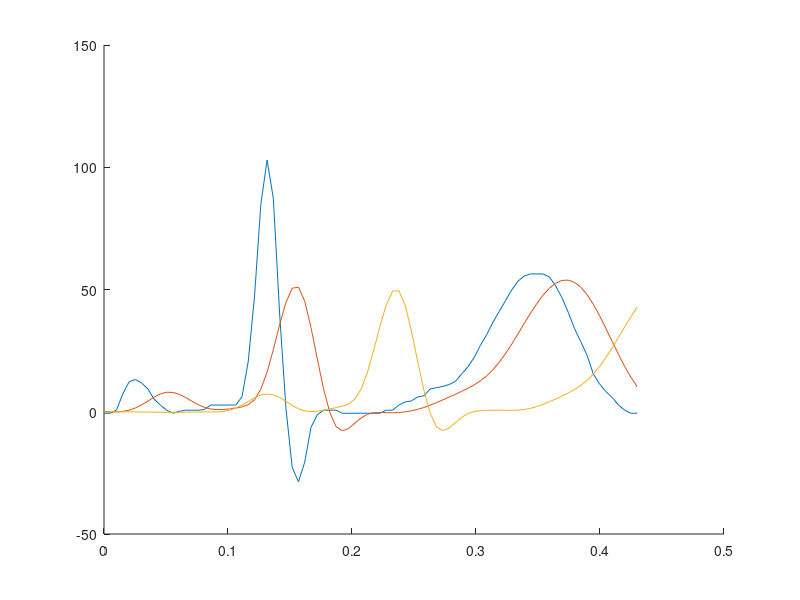
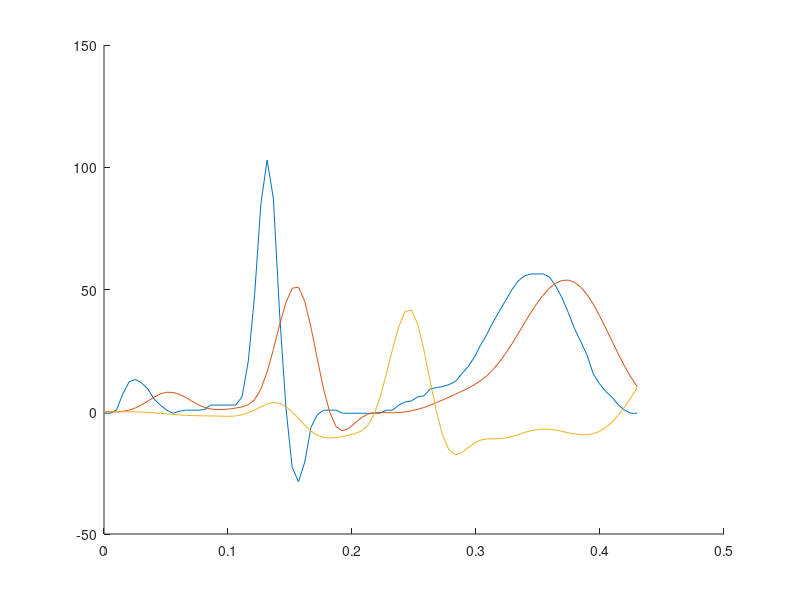
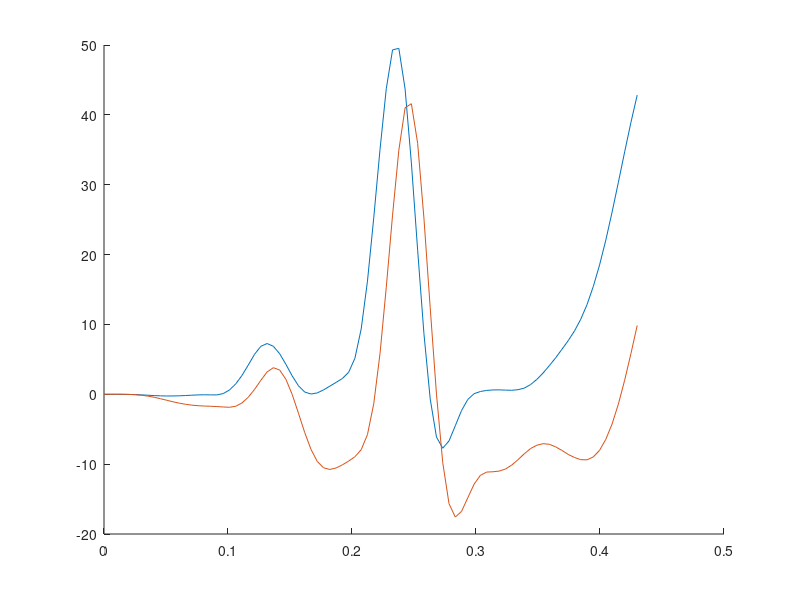
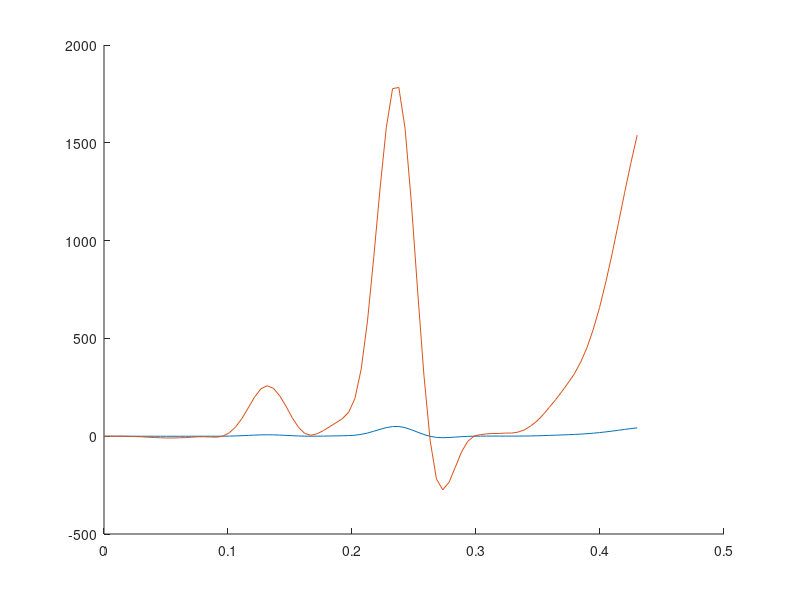

The MATLAB script that drew these images, in order:
close all
clear all
data = csvread('ECG_Values.csv')
y_vals = interp1(data(:,1),data(:,2),linspace(0,data(632,1),86))
y_vals = -y_vals+110;
x_vals = linspace(0,data(632,1),86)

ecg = y_vals;
for i = 1:length(y_vals)
  if (i<2)
  ecg_f1(i) = ecg(i);
  endif

  if (i>=2&&i<3)
  ecg_f1(i) = ecg(i) + 2*ecg_f1(i-1);
endif

  if (i>=3&&i<7)
  ecg_f1(i) = ecg(i) + 2*ecg_f1(i-1)- ecg_f1(i-2);
  endif

  if (i>=7&&i<13)
    ecg_f1(i) = ecg(i) + 2*ecg_f1(i-1)- ecg_f1(i-2) - 2*ecg(i-6);
  endif

    if (i>=13&&i<87)
    ecg_f1(i) = ecg(i) + 2*ecg_f1(i-1)- ecg_f1(i-2) - 2*ecg(i-6) + ecg(i-12);
  endif


endfor

ecg_f1= ecg_f1/36;

%passe haut

%étape  1
for i = 1:length(y_vals)
  if (i<2)
  ecg_f2(i) = ecg_f1(i);
  endif

  if (i>=2&&i<37)
  ecg_f2(i) = ecg_f1(i) + ecg_f2(i-1);
endif


  if (i>=37)
  ecg_f2(i) =  ecg_f1(i) + ecg_f2(i-1) - ecg_f1(i-36);
  endif


endfor

for i = 1:length(y_vals)
  if (i<19)
  ecg_f3(i) = -1/36*ecg_f2(i);
  endif

  if (i>=19)
  ecg_f3(i) = ecg_f1(i-18) -1/36*ecg_f2(i);
endif



endfor

%ecg = y_vals;
for i = 1:length(y_vals)
  if (i<2)
  ecg_f4(i) = -1/32*ecg_f1(i);
  endif

  if (i>=2&&i<17)
  ecg_f4(i) = -1/32*ecg_f1(i) - 1/32*ecg_f4(i-1);
endif

  if (i>=17&&i<33)
    %i-16
  ecg_f4(i) = ecg_f1(i-16) - 1/32*ecg_f1(i) - 1/32*ecg_f4(i-1);
  endif

  if (i>=33)
  ecg_f4(i) = ecg_f1(i-16) - 1/32*ecg_f1(i) - 1/32*ecg_f4(i-1) +1/32*ecg_f1(i-32);
  endif


endfor
figure
hold on
plot(linspace(0,0.43,86),ecg)
plot(linspace(0,0.43,86),ecg_f1)
plot(linspace(0,0.43,86),ecg_f4)

figure
hold on
plot(linspace(0,0.43,86),ecg)
plot(linspace(0,0.43,86),ecg_f1)
plot(linspace(0,0.43,86),ecg_f3)

figure
hold on
plot(linspace(0,0.43,86),ecg_f4)
plot(linspace(0,0.43,86),ecg_f3)

A = [(2.*linspace(0,0.43,86)/0.43)' (ecg_f3/max(ecg_f3))'];
A;
save('-ascii','bp_sig_ECG.txt','A')

%integer version
yvi = int32(y_vals);
%plot(yvi);
iecg = yvi;
for i = 1:length(yvi)
  if (i<2)
  iecg_f1(i) = iecg(i);
  endif

  if (i>=2&&i<3)
  iecg_f1(i) = iecg(i) + 2*iecg_f1(i-1);
endif

  if (i>=3&&i<7)
  iecg_f1(i) = iecg(i) + 2*iecg_f1(i-1)- iecg_f1(i-2);
  endif

  if (i>=7&&i<13)
   iecg_f1(i) = iecg(i) + 2*iecg_f1(i-1)- iecg_f1(i-2) - 2*iecg(i-6);
  endif

    if (i>=13&&i<87)
    iecg_f1(i) = iecg(i) + 2*iecg_f1(i-1)- iecg_f1(i-2) - 2*iecg(i-6) + iecg(i-12);
  endif
endfor

for i = 1:length(yvi)
  if (i<2)
  iecg_f4(i) = -1/32*iecg_f1(i);
  endif

  if (i>=2&&i<17)
  iecg_f4(i) = -1/32*iecg_f1(i) - 1/32*iecg_f4(i-1);
endif

  if (i>=17&&i<33)
    %i-16
  iecg_f4(i) = iecg_f1(i-16) - 1/32*iecg_f1(i) - 1/32*iecg_f4(i-1);
  endif

  if (i>=33)
  iecg_f4(i) = iecg_f1(i-16) - 1/32*iecg_f1(i) - 1/32*iecg_f4(i-1) +1/32*iecg_f1(i-32);
  endif

endfor

figure
hold on
plot(linspace(0,0.43,86),ecg_f4)
plot(linspace(0,0.43,86),iecg_f4)


